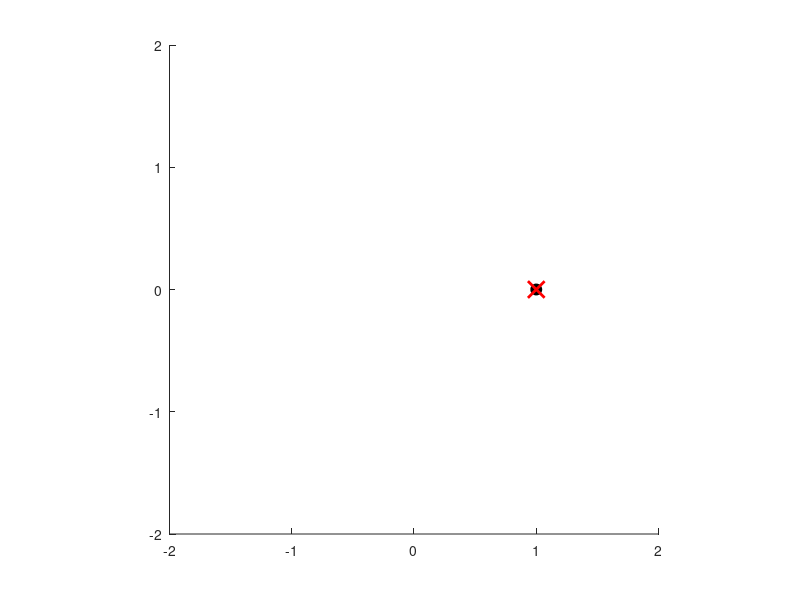

Here is the MATLAB script that generated this plot: (Note: this script raises an error after producing the figure.)
% particle_filter.m

% 2023 OCT 09
% Tershire

% based on Dr. Briere, Yves @ISAE-SUPAERO 

close all
clear

%% setting ////////////////////////////////////////////////////////////////
K_max = 100; % max number of time steps
do_pause = false;

% noise ===================================================================
Q = [0.001 0
     0 0.001]; % state
R = [0.04 0
     0 0.04]; % measurement

% particle ================================================================
N = 10; % number of particles
 
% space ===================================================================
x_min = -2;
x_max = 2;
y_min = -2;
y_max = 2;

% initial =================================================================
x_true = [1, 0]';

% distribution
x_bar = x_true + [-0.0, 0.0]'; % initial guess
% x_hat = x_true;

P = [0.2 0
     0 0.2]; % variance

% particle
omega = 1/N*ones(1, N); % weight
x = x_bar + chol(P)*randn(2, N); % particles
 
% draw --------------------------------------------------------------------
figure(1); % particle, real positions, measurement, ellipsoid of confidence
axis equal;
axis([x_min, x_max, y_min, y_max]);
hx = line(x_true(1), x_true(2), 1, 'Marker', 'o', 'color', 'k', 'MarkerFaceColor', 'k', 'MarkerSize', 8);
hy = line(x_true(1), x_true(2), 1, 'Marker', 'x', 'color', 'r', 'MarkerSize', 12, 'LineWidth', 2);
hold on;
% hz = scatter(x(1, :), x(2, :), 40, [0.1, 0, 0.9], 'filled');
hz = scatter(x(1, :), x(2, :), 40, [0.1, 0, 0.9]);
hz.MarkerFaceColor = [0.1, 0, 0.9];
hz.MarkerFaceAlpha = 'flat';
hz.AlphaDataMapping = 'none';
hz.AlphaData = omega/max(omega);

% performance xxxxxxxxxxxxxxxxxxxxxxxxxxxxxxxxxxxxxxxxxxxxxxxxxxxxxxxxxxxxx
ses = [];
variances = [];
ks_resample = [];

% centroid = compute_centroid(x, N)
% hc = line(centroid(1), centroid(2), 1, 'Marker', '*', 'MarkerFaceColor', 'g');

com = compute_CoM(x, omega);
hm = line(com(1), com(2), 1, 'Marker', '^', 'color', 'g', 'MarkerFaceColor', 'g');
% xxxxxxxxxxxxxxxxxxxxxxxxxxxxxxxxxxxxxxxxxxxxxxxxxxxxxxxxxxxxxxxxxxxxxxxxx

% create and plot ellipsoid
X0 = sum(x.*[omega; omega], 2);
M = (x.*omega - X0*ones(1,N).*omega)*(x.*omega - X0*ones(1,N).*omega)'*N;
[U, S, V] = svd(M);
% a = 0:0.1:2*pi;
a = linspace(0, 2*pi, 20);
sigma = [sqrt(S(1, 1))*cos(a); sqrt(S(2, 2))*sin(a)];
variance = det(sigma*sigma');
ell0 = sigma*3; % 3-sigma interval,
% corresponds to 98.8% of confidence interval (well explained in J.Sola Phd Thesis)
ell = X0*ones(1, length(a)) + V'*ell0;
hxell = line(ell(1, :), ell(2, :), 'LineWidth', 1.5, 'Color', 'm');
figure(2);  %Particles weights (sorted)
hstem = stem(sort(omega));
% -------------------------------------------------------------------------

%% main ///////////////////////////////////////////////////////////////////
for k = 1:K_max
    if do_pause
        pause;
    end

    % state ===============================================================
    % motion model
    u = [-2*pi/K_max*sin(2*pi*k/K_max)
          2*pi/K_max*cos(2*pi*k/K_max)];
    
    w = chol(Q)*randn(2,1);
    x_true = x_true + u + w;

    % measurement =========================================================
    v = chol(R)*randn(2,1);
    z_true = x_true + v;
    
    % draw ----------------------------------------------------------------
    hx.XData = x_true(1);
    hx.YData = x_true(2);
    hy.XData = z_true(1);
    hy.YData = z_true(2);
    
    % performance xxxxxxxxxxxxxxxxxxxxxxxxxxxxxxxxxxxxxxxxxxxxxxxxxxxxxxxxx
%     hc.XData = centroid(1, :);
%     hc.YData = centroid(2, :);
    
	hm.XData = com(1, :);
    hm.YData = com(2, :);   
    % xxxxxxxxxxxxxxxxxxxxxxxxxxxxxxxxxxxxxxxxxxxxxxxxxxxxxxxxxxxxxxxxxxxxx
    
    title(['step ', num2str(k)]);
    if do_pause
        pause;
    end
    title(['step ', num2str(k), ' : Predicting']);
    if do_pause
        pause(0.01);
    end
    % ---------------------------------------------------------------------

    % predict =============================================================
    for i = 1:N
        % x
        w = chol(Q)*randn(2, 1);
        x(:, i) = x(:, i) + u + w;
    end
    
    % resample XXXXXXXXXXXXXXXXXXXXXXXXXXXXXXXXXXXXXXXXXXXXXXXXXXXXXXXXXXXX
    N_eff = 1/(omega*omega');
    if N_eff < 0.35*N
        [omega, x] = resample(omega, x);
        
%         disp("RESAMPLING")
        ks_resample = [ks_resample, k];
    end
    % XXXXXXXXXXXXXXXXXXXXXXXXXXXXXXXXXXXXXXXXXXXXXXXXXXXXXXXXXXXXXXXXXXXXX
    
    % draw ----------------------------------------------------------------
    % update particle positions after prediction
    hz.XData = x(1, :);
    hz.YData = x(2, :);
    
    % performance xxxxxxxxxxxxxxxxxxxxxxxxxxxxxxxxxxxxxxxxxxxxxxxxxxxxxxxxx
%     centroid = compute_centroid(x, N)
%     hc.XData = centroid(1, :);
%     hc.YData = centroid(2, :);
    
    com = compute_CoM(x, omega);
	hm.XData = com(1, :);
    hm.YData = com(2, :);
    % xxxxxxxxxxxxxxxxxxxxxxxxxxxxxxxxxxxxxxxxxxxxxxxxxxxxxxxxxxxxxxxxxxxxx
    
    % update ellipsoid after prediction
    X0 = sum(x.*[omega; omega], 2);
    M = (x.*omega - X0*ones(1, N).*omega)*(x.*omega - X0*ones(1, N).*omega)'*N;
    [U, S, V] = svd(M);
    % a = 0:0.1:2*pi;
    a = linspace(0, 2*pi, 20);
    sigma = [sqrt(S(1, 1))*cos(a); sqrt(S(2, 2))*sin(a)];
    variance = det(sigma*sigma');
    ell0 = sigma*3;
    ell = X0*ones(1, length(a)) + V'*ell0;
    set(hxell, 'Xdata', ell(1, :), 'Ydata', ell(2, :));
    figure(1); title(['step ', num2str(k), ' ; After Prediction']);
    if do_pause
        pause;
    end
    % ---------------------------------------------------------------------

    % update ==============================================================
    for i = 1:N
        % omega
        omega(i) = omega(i)*exp(-1/2*(x(:, i) - z_true)'*R^-1*(x(:, i) - z_true));
    end
    omega = omega/sum(omega); % normalize
    
    % draw ----------------------------------------------------------------
    % update particle weights and ellipsoid of confidence
    hz.XData = x(1, :);
    hz.YData = x(2, :);
    hz.AlphaData = omega/max(omega);
    hz.MarkerFaceAlpha = 'flat';
    hstem.YData = sort(omega);
    
    % performance xxxxxxxxxxxxxxxxxxxxxxxxxxxxxxxxxxxxxxxxxxxxxxxxxxxxxxxxx
%     centroid = compute_centroid(x, N)
%     hc.XData = centroid(1, :);
%     hc.YData = centroid(2, :);
    
    com = compute_CoM(x, omega);
	hm.XData = com(1, :);
    hm.YData = com(2, :);
    % xxxxxxxxxxxxxxxxxxxxxxxxxxxxxxxxxxxxxxxxxxxxxxxxxxxxxxxxxxxxxxxxxxxxx
    
    % update Ellipsoid
    X0 = sum(x.*[omega; omega], 2);
    M = (x.*omega - X0*ones(1, N).*omega)*(x.*omega - X0*ones(1, N).*omega)'*N;
    [U, S, V] = svd(M);
    % a = 0:0.1:2*pi;
    a = linspace(0, 2*pi, 20);
    sigma = [sqrt(S(1, 1))*cos(a); sqrt(S(2, 2))*sin(a)];
    variance = det(sigma*sigma');
    ell0 = sigma*3;
    ell = X0*ones(1, length(a)) + V'*ell0;
    set(hxell, 'Xdata', ell(1, :), 'Ydata', ell(2, :));
    figure(1); title(['step ', num2str(k), ' ; After Update']);
    figure(2); title(['step ', num2str(k), ' ; After Update ; N_eff = ', num2str(N_eff)]);
    if do_pause
        pause;
    end
    % ---------------------------------------------------------------------
    
    % performance evaluation xxxxxxxxxxxxxxxxxxxxxxxxxxxxxxxxxxxxxxxxxxxxxx
    se = compute_se(x_true, com);
    ses = [ses, se];
    variances = [variances, variance];
    % xxxxxxxxxxxxxxxxxxxxxxxxxxxxxxxxxxxxxxxxxxxxxxxxxxxxxxxxxxxxxxxxxxxxx
end

%% resampling algorithm
function [W, X] = resample(W, X)
% Resampling algorithm
% Multinomial algorithm
% W : weights of the particles
% indx : index of the particles to be resampled
    W = W/sum(W); % just in case the weights are not normalized
    N = length(W);
    Q = cumsum(W);
    i = 1;
    indx = 1:N; % Preallocate indx (save time)
    while (i <= N)
        sampl = rand(1, 1);
        j = 1;
        while (Q(j) < sampl)
            j = j + 1;
        end
        indx(i) = j;
        i = i + 1;
    end
    X = X(:, indx);
    W = ones(1, N)/N;
end

%% performance metrics
function centroid = compute_centroid(x, N)
    centroid = (1/N)*sum(x, 2);
end

function com = compute_CoM(x, omega)
    mass = sum(omega);
    com = sum(x.*omega, 2)/mass;
end

function se = compute_se(x_true, com)
    error = x_true - com;
    se = error'*error;
end
